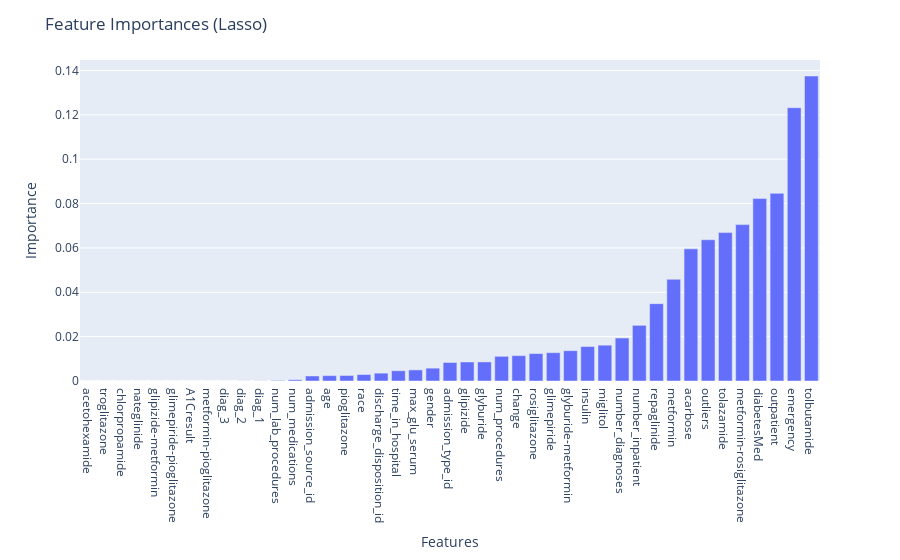

This figure's notebook cell:
### Code cell
# Create a bar chart to visualize feature importances
fig = px.bar(lasso_results_df, x='Feature', y='Importance')
fig.update_layout(
        title="Feature Importances (Lasso)",
        yaxis_title="Importance",
        xaxis_title="Features",
        xaxis={'categoryorder': 'total ascending'}  # Arrange features from less important to most important
    )
fig.show()

# Print the list of deleted feature names
print("Deleted Features:")
print(cols_to_drop_lasso)

### Figure 1 — Plotly figure (JSON) as saved in the notebook; plotly's stock layout.template omitted (floating-point values rounded to 4 significant figures)
{"data": [{"alignmentgroup": "True", "hovertemplate": "Feature=%{x}<br>Importance=%{y}<extra></extra>", "legendgroup": "", "marker": {"color": "#636efa", "pattern": {"shape": ""}}, "name": "", "offsetgroup": "", "orientation": "v", "showlegend": false, "textposition": "auto", "type": "bar", "x": ["acetohexamide", "troglitazone", "chlorpropamide", "nateglinide", "glipizide-metformin", "glimepiride-pioglitazone", "A1Cresult", "metformin-pioglitazone", "diag_3", "diag_2", "diag_1", "num_lab_procedures", "num_medications", "admission_source_id", "age", "pioglitazone", "race", "discharge_disposition_id", "time_in_hospital", "max_glu_serum", "gender", "admission_type_id", "glipizide", "glyburide", "num_procedures", "change", "rosiglitazone", "glimepiride", "glyburide-metformin", "insulin", "miglitol", "number_diagnoses", "number_inpatient", "repaglinide", "metformin", "acarbose", "outliers", "tolazamide", "metformin-rosiglitazone", "diabetesMed", "outpatient", "emergency", "tolbutamide"], "xaxis": "x", "y": [0, 0, 0, 0, 0, 0, 0, 0, 8.707e-06, 4.558e-05, 5.694e-05, 0.0002502, 0.000573, 0.002261, 0.002413, 0.002489, 0.00292, 0.003531, 0.004623, 0.005006, 0.005785, 0.008345, 0.008573, 0.008606, 0.01113, 0.01144, 0.01237, 0.01277, 0.01367, 0.01555, 0.01615, 0.01938, 0.0251, 0.03488, 0.04585, 0.05958, 0.06368, 0.06693, 0.07052, 0.08227, 0.08462, 0.1232, 0.1375], "yaxis": "y"}], "layout": {"barmode": "relative", "legend": {"tracegroupgap": 0}, "margin": {"t": 60}, "title": {"text": "Feature Importances (Lasso)"}, "xaxis": {"anchor": "y", "categoryorder": "total ascending", "domain": [0, 1], "title": {"text": "Features"}}, "yaxis": {"anchor": "x", "domain": [0, 1], "title": {"text": "Importance"}}}}
